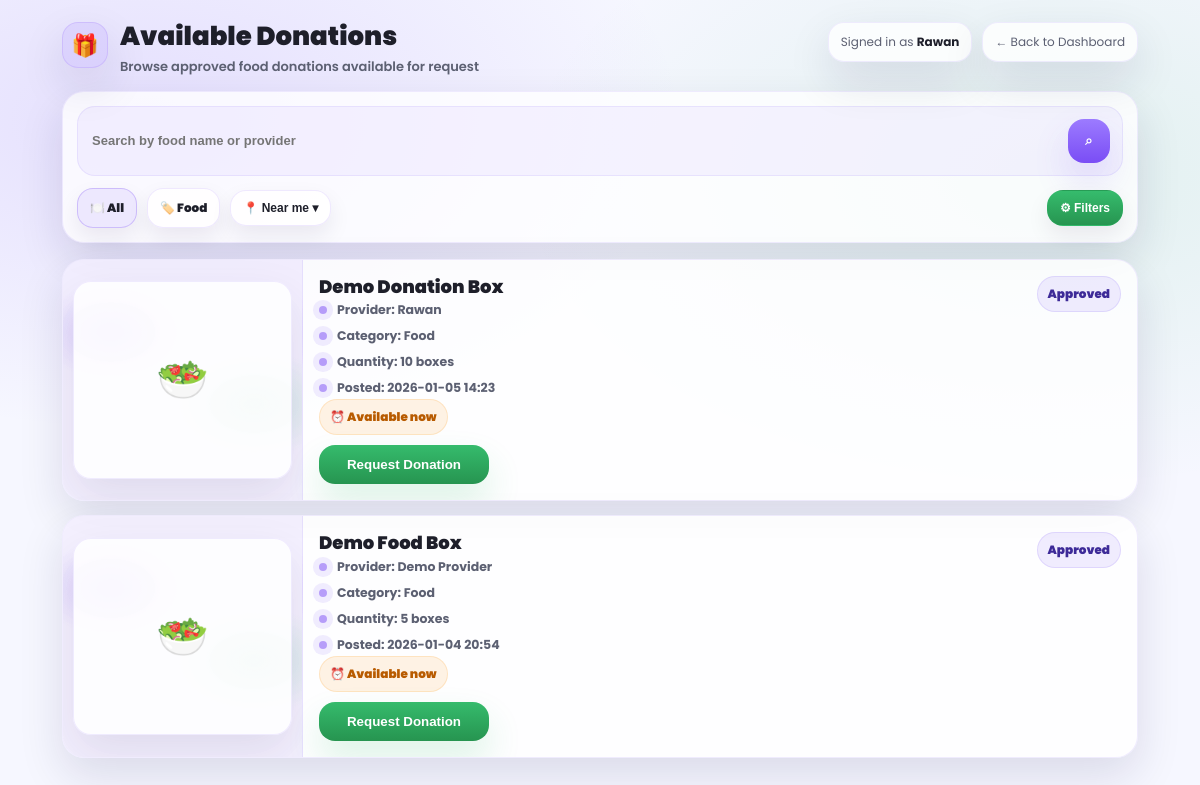
The app's page /beneficiary/available (signed in) with its own data.
### app.py (models this page shows)
class Beneficiary(db.Model):
    id = db.Column(db.Integer, primary_key=True)
    full_name = db.Column(db.String(150), nullable=False)
    phone = db.Column(db.String(50), nullable=False)
    email = db.Column(db.String(150), unique=True, nullable=False)
    password = db.Column(db.String(300), nullable=False)
    address = db.Column(db.String(200), nullable=False)
    category = db.Column(db.String(100), nullable=False)
    created_at = db.Column(db.String(50))
    document = db.Column(db.String(200))
    email_verified = db.Column(db.Boolean, default=True)
    verification_code = db.Column(db.String(10))
    code_expires_at = db.Column(db.String(50))

class Donation(db.Model):
    id = db.Column(db.Integer, primary_key=True)
    provider_id = db.Column(db.Integer, db.ForeignKey("provider.id"), nullable=False)
    title = db.Column(db.String(150), nullable=False)
    description = db.Column(db.String(400))
    quantity = db.Column(db.String(80))
    category = db.Column(db.String(100))
    status = db.Column(db.String(30), default="Pending")
    created_at = db.Column(db.String(50))
    provider = db.relationship("Provider", backref=db.backref("donations", lazy=True))

class Provider(db.Model):
    id = db.Column(db.Integer, primary_key=True)
    full_name = db.Column(db.String(150), nullable=False)
    phone = db.Column(db.String(50), nullable=False)
    email = db.Column(db.String(150), unique=True, nullable=False)
    password = db.Column(db.String(300), nullable=False)
    address = db.Column(db.String(200), nullable=False)
    category = db.Column(db.String(100), nullable=False)
    verification_status = db.Column(db.String(50), default="Pending")
    created_at = db.Column(db.String(50))
    image = db.Column(db.String(200))
    email_verified = db.Column(db.Boolean, default=True)
    verification_code = db.Column(db.String(10))
    code_expires_at = db.Column(db.String(50))

### app.py (the view, shortened to what this page needs)
@app.route("/beneficiary/available")
@login_required(role="beneficiary")
def beneficiary_available_donations():
    user = Beneficiary.query.get(session.get("user_id"))
    if not user:
        session.clear()
        return redirect(url_for("login", role="beneficiary"))
    q = (request.args.get("q") or "").strip()
    cat = (request.args.get("cat") or "").strip()
    base_query = (
        db.session.query(Donation)
        .join(Provider, Donation.provider_id == Provider.id)
        .filter(Donation.status == "Approved")
        .order_by(Donation.id.desc())
    )
    if cat:
        base_query = base_query.filter(Donation.category == cat)
    donations = base_query.all()
    categories = (
        db.session.query(Donation.category)
        .filter(Donation.status == "Approved")
        .filter(Donation.category.isnot(None))
        .distinct()
        .order_by(Donation.category.asc())
        .all()
    )
    categories = [c[0] for c in categories if c[0]]
    return render_template(
        "beneficiary_available_donations.html",
        user=user,
        donations=donations,
        categories=categories,
        q=q,
        cat=cat
    )

### app.py (called while the page is built)
def login_required(role=None):
    def decorator(fn):
        @wraps(fn)
        def wrapper(*args, **kwargs):
            if "user_id" not in session:
                return redirect(url_for("login", role=role) if role else url_for("login"))
            if role and session.get("role") != role:
                session.clear()
                return redirect(url_for("login", role=role))
            return fn(*args, **kwargs)
        return wrapper
    return decorator

### templates/beneficiary_available_donations.html (shortened to what this page needs)
<!DOCTYPE html>
<html lang="en">
<head>
</head>
<body>
  <div class="page">
    <div class="top">
      <div class="title">
        <div class="gift">🎁</div>
        <div>
          <h1>Available Donations</h1>
          <p class="sub">Browse approved food donations available for request</p>
        </div>
      </div>
      <div class="actions">
        <div class="pill">Signed in as <b>{{ user.full_name }}</b></div>
        <a class="pill" style="text-decoration:none" href="{{ url_for('beneficiary_dashboard') }}">← Back to Dashboard</a>
      </div>
    </div>
    <div class="bar">
      <form method="GET" action="{{ url_for('beneficiary_available_donations') }}">
        <div class="search">
          <input
            type="text"
            name="q"
            value="{{ q }}"
            placeholder="Search by food name or provider"
            autocomplete="off"
          />
          <button type="submit">⌕</button>
        </div>
      </form>
      <div class="filters">
        <a class="chip-btn {{ 'active' if not cat else '' }}"
           href="{{ url_for('beneficiary_available_donations', q=q) }}">
          🍽️ All
        </a>
        {% for c in categories %}
          <a class="chip-btn {{ 'active' if cat==c else '' }}"
             href="{{ url_for('beneficiary_available_donations', q=q, cat=c) }}">
            🏷️ {{ c }}
          </a>
        {% endfor %}
        <button class="chip-btn" type="button" title="UI only">📍 Near me ▾</button>
        <button class="chip-btn btn-filter" type="button" title="UI only">⚙ Filters</button>
      </div>
    </div>
    {% if donations and donations|length > 0 %}
      <div class="list">
        {% for d in donations %}
          {% set provider = d.provider %}
          <div class="don-card">
            <div class="media">
              <div class="img">
                {% if provider and provider.image %}
                  <img src="{{ url_for('uploaded_file', filename=provider.image) }}" alt="Donation">
                {% else %}
                  <div class="fallback">🥗</div>
                {% endif %}
              </div>
            </div>
            <div class="content">
              <div class="row1">
                <div>
                  <p class="don-title">{{ d.title }}</p>
                  <div class="meta">
                    <div class="meta-line"><span class="dot"></span> Provider: {{ provider.full_name if provider else "—" }}</div>
                    <div class="meta-line"><span class="dot"></span> Category: {{ d.category or "—" }}</div>
                    <div class="meta-line"><span class="dot"></span> Quantity: {{ d.quantity or "—" }}</div>
                    <div class="meta-line"><span class="dot"></span> Posted: {{ d.created_at or "—" }}</div>
                  </div>
                  <div class="expires">⏰ Available now</div>
                </div>
                <div class="tag">Approved</div>
              </div>
              <div class="btns">
                <form method="POST" action="{{ url_for('beneficiary_request_donation', donation_id=d.id) }}" style="flex:1;">
                  <button class="btn btn-primary" type="submit">Request Donation</button>
                </form>
              </div>
            </div>
          </div>
        {% endfor %}
      </div>
    {% else %}
      <div class="empty">
        No approved donations found. Try changing filters or search keywords.
      </div>
    {% endif %}
  </div>
</body>
</html>

### records on screen
Beneficiary: full_name "Rawan"
Donation: title "Demo Donation Box", category "Food", quantity "10 boxes", created_at "2026-01-05 14:23"
Provider: full_name "Rawan"
Donation: title "Demo Food Box", category "Food", quantity "5 boxes", created_at "2026-01-04 20:54"
Provider: full_name "Demo Provider"

### other values on screen
{{ c }} "Food"
